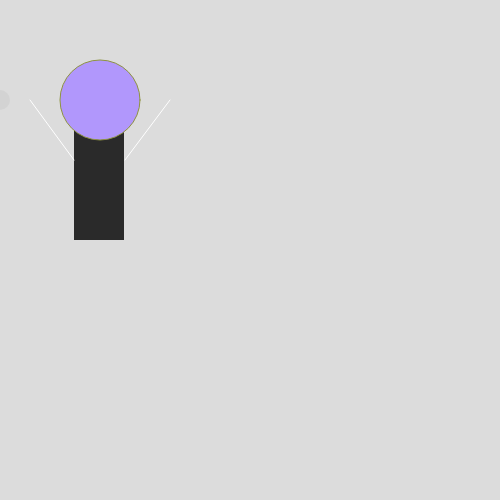
Frame 1 (no input)
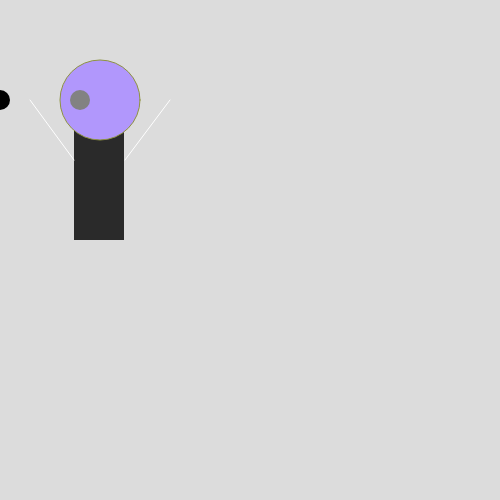
Frame 60 (no input)
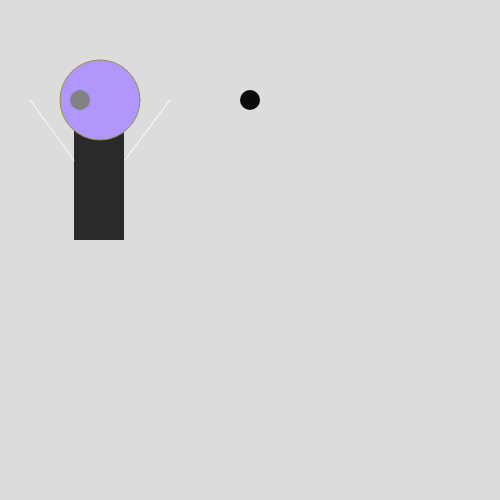
Frame 120 (the mouse pressed at the canvas centre since frame 60)

The p5.js sketch that drew these frames (run headless with seeded random() and noise() and a simulated clock; from frame 60 on, the mouse is pressed at the canvas centre):

// p5.js sketch
// ── sketch.js
const head = {
  x: 100,
  y: 100,
};

const body = {
  startX: 74,
  startY: 90,
  width: 50,
  height: 150,
  fill: {
    r: 42,
  },
};

const leftHand = {
  x1: 40,
  y1: 40,
  x2: 70,
  y2: 70,
};

const color = {
  r: 177,
  g: 151,
  b: 252,
};

let eyeOpacity = 0;
let eyeColor = 0;

function setup() {
  createCanvas(500, 500);
}

function draw() {
  background(220);

  // Body
  fill(body.fill.r);
  noStroke();
  rect(body.startX, body.startY, body.width, body.height);

  // Head
  fill(color.r, color.g, color.b);
  stroke(142, 147, 65);
  ellipse(head.x, head.y, 80, 80);

  // left eye
  fill(130, 130, 130, eyeOpacity);
  noStroke();
  ellipse(80, 100, 20, 20);
  eyeOpacity = eyeOpacity + 10;

  // right eye
  fill(eyeColor, eyeColor, eyeColor, eyeOpacity);
  noStroke();
  ellipse(mouseX, 100, 20, 20);

  // left hand
  stroke(255, 255, 255);
  line(30, 100, 74, 160);

  // right hand
  stroke(255, 255, 255);
  line(170, 100, 125, 160);
}

function mousePressed() {
  if (eyeColor === 255) eyeColor = 0;
  else eyeColor += 10;
}
